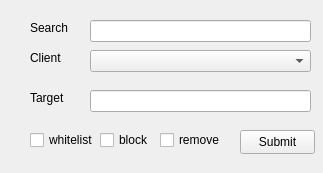
<?xml version="1.0" encoding="UTF-8"?>
<ui version="4.0">
 <class>Form</class>
 <widget class="QWidget" name="Form">
  <property name="geometry">
   <rect>
    <x>0</x>
    <y>0</y>
    <width>323</width>
    <height>173</height>
   </rect>
  </property>
  <property name="windowTitle">
   <string>Form</string>
  </property>
  <widget class="QComboBox" name="clientBox">
   <property name="geometry">
    <rect>
     <x>90</x>
     <y>50</y>
     <width>221</width>
     <height>22</height>
    </rect>
   </property>
  </widget>
  <widget class="QLabel" name="labelCl">
   <property name="geometry">
    <rect>
     <x>30</x>
     <y>50</y>
     <width>51</width>
     <height>16</height>
    </rect>
   </property>
   <property name="text">
    <string>Client</string>
   </property>
  </widget>
  <widget class="QLabel" name="label">
   <property name="geometry">
    <rect>
     <x>30</x>
     <y>90</y>
     <width>49</width>
     <height>16</height>
    </rect>
   </property>
   <property name="text">
    <string>Target</string>
   </property>
  </widget>
  <widget class="QLineEdit" name="target_email">
   <property name="geometry">
    <rect>
     <x>90</x>
     <y>90</y>
     <width>221</width>
     <height>22</height>
    </rect>
   </property>
  </widget>
  <widget class="QPushButton" name="spamSubmit">
   <property name="geometry">
    <rect>
     <x>240</x>
     <y>130</y>
     <width>75</width>
     <height>24</height>
    </rect>
   </property>
   <property name="text">
    <string>Submit</string>
   </property>
  </widget>
  <widget class="QCheckBox" name="checkBox">
   <property name="geometry">
    <rect>
     <x>30</x>
     <y>130</y>
     <width>76</width>
     <height>20</height>
    </rect>
   </property>
   <property name="text">
    <string>whitelist</string>
   </property>
  </widget>
  <widget class="QCheckBox" name="checkBox_2">
   <property name="geometry">
    <rect>
     <x>100</x>
     <y>130</y>
     <width>76</width>
     <height>20</height>
    </rect>
   </property>
   <property name="text">
    <string>block</string>
   </property>
  </widget>
  <widget class="QCheckBox" name="checkBox_3">
   <property name="geometry">
    <rect>
     <x>160</x>
     <y>130</y>
     <width>76</width>
     <height>20</height>
    </rect>
   </property>
   <property name="text">
    <string>remove</string>
   </property>
  </widget>
  <widget class="QLabel" name="labelCl_2">
   <property name="geometry">
    <rect>
     <x>30</x>
     <y>20</y>
     <width>51</width>
     <height>16</height>
    </rect>
   </property>
   <property name="text">
    <string>Search</string>
   </property>
  </widget>
  <widget class="QLineEdit" name="searchBox">
   <property name="geometry">
    <rect>
     <x>90</x>
     <y>20</y>
     <width>221</width>
     <height>22</height>
    </rect>
   </property>
  </widget>
 </widget>
 <resources/>
 <connections/>
</ui>
